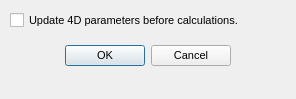
<?xml version="1.0" encoding="UTF-8"?>
<ui version="4.0">
 <class>Control4DDialog</class>
 <widget class="QDialog" name="Control4DDialog">
  <property name="geometry">
   <rect>
    <x>0</x>
    <y>0</y>
    <width>296</width>
    <height>99</height>
   </rect>
  </property>
  <property name="sizePolicy">
   <sizepolicy hsizetype="Fixed" vsizetype="Fixed">
    <horstretch>0</horstretch>
    <verstretch>0</verstretch>
   </sizepolicy>
  </property>
  <property name="minimumSize">
   <size>
    <width>296</width>
    <height>99</height>
   </size>
  </property>
  <property name="maximumSize">
   <size>
    <width>296</width>
    <height>99</height>
   </size>
  </property>
  <property name="font">
   <font>
    <pointsize>8</pointsize>
   </font>
  </property>
  <property name="windowTitle">
   <string>4D Control Dialog</string>
  </property>
  <widget class="QDialogButtonBox" name="buttonBox">
   <property name="geometry">
    <rect>
     <x>60</x>
     <y>40</y>
     <width>171</width>
     <height>32</height>
    </rect>
   </property>
   <property name="orientation">
    <enum>Qt::Horizontal</enum>
   </property>
   <property name="standardButtons">
    <set>QDialogButtonBox::Cancel|QDialogButtonBox::Ok</set>
   </property>
  </widget>
  <widget class="QCheckBox" name="checkBoxUpdate">
   <property name="geometry">
    <rect>
     <x>10</x>
     <y>10</y>
     <width>311</width>
     <height>21</height>
    </rect>
   </property>
   <property name="text">
    <string>Update 4D parameters before calculations.</string>
   </property>
  </widget>
 </widget>
 <resources/>
 <connections>
  <connection>
   <sender>buttonBox</sender>
   <signal>accepted()</signal>
   <receiver>Control4DDialog</receiver>
   <slot>accept()</slot>
   <hints>
    <hint type="sourcelabel">
     <x>248</x>
     <y>254</y>
    </hint>
    <hint type="destinationlabel">
     <x>157</x>
     <y>274</y>
    </hint>
   </hints>
  </connection>
  <connection>
   <sender>buttonBox</sender>
   <signal>rejected()</signal>
   <receiver>Control4DDialog</receiver>
   <slot>reject()</slot>
   <hints>
    <hint type="sourcelabel">
     <x>316</x>
     <y>260</y>
    </hint>
    <hint type="destinationlabel">
     <x>286</x>
     <y>274</y>
    </hint>
   </hints>
  </connection>
 </connections>
</ui>
